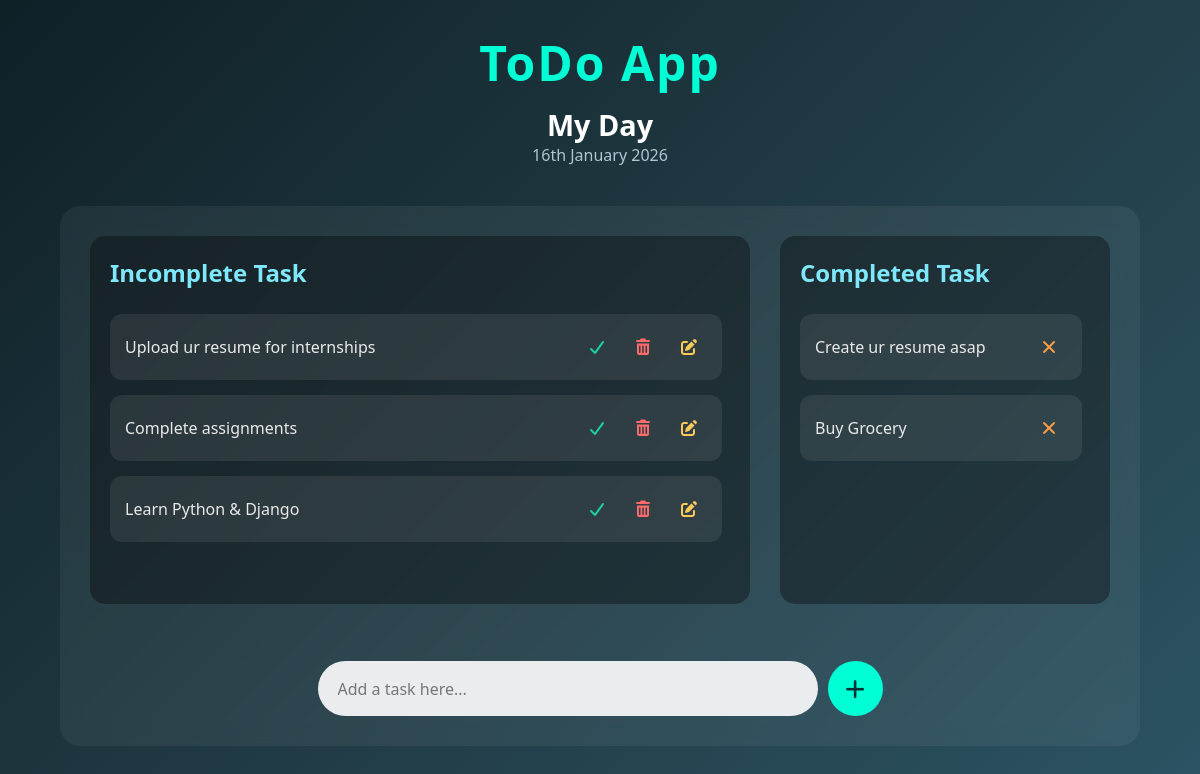
The page / on the database its author committed.
### todo/models.py (models this page shows)
class Task(models.Model):
    task = models.CharField(max_length=255)
    is_completed = models.BooleanField(default=False)
    created_at = models.DateTimeField(auto_now_add=True)
    updated_at = models.DateTimeField(auto_now=True)
    def __str__(self):
        return self.task

### todo_main/views.py (the view)
# urls.py: 2. Add a URL to urlpatterns:  path('', views.home, name='home')
def home(request):
    tasks = Task.objects.filter(is_completed=False).order_by('-updated_at')
    c_tasks = Task.objects.filter(is_completed=True).order_by('-updated_at')
    context = {
        "tasks": tasks,
        "c_tasks": c_tasks,
        "today": date.today()
    }
    return render(request, "home.html",context)

### templates/home.html (shortened to what this page needs)
{% load static %}
<!DOCTYPE html>
<html lang="en">
<head>
    <link rel="stylesheet" href="{% static 'css/style.css' %}">
    <link rel="stylesheet" href="https://cdnjs.cloudflare.com/ajax/libs/font-awesome/7.0.1/css/all.min.css" />
</head>
<body>
    <div class="title">
        <h1>ToDo App</h1>
    </div>
    <div class="heading">
        <div class="day">
            <h2>My Day</h2>
        </div>
        <div class="date">
            <h3>{{ today|date:"jS F Y" }}</h3>
        </div>
    </div>
    <div class="container">
        <div class="right_container">
            <h2>Incomplete Task</h2>
            <div class="task_list">
                {% for task in tasks %}
                <div class="show_task">
                    <h3>{{ task }}</h3>
                    <a href="{% url 'mark_as_done' task.pk %}" class="action-btn done">
                        <i class="fa-solid fa-check"></i>
                    </a>
                    <a href="{% url 'deleteTask' task.pk %}" class="action-btn delete">
                        <i class="fa-solid fa-trash-can"></i>
                    </a>
                    <a onclick="openModal('{{task.pk}}','{{task.task|escapejs}}')" class="action-btn edit">
                        <i class="fa-solid fa-pen-to-square"></i>
                    </a>
                </div>
                {% endfor %}
            </div>
        </div>
        <div class="left_container">
            <h2>Completed Task</h2>
            <div class="task_list">
                {% for c_task in c_tasks %}
                <div class="show_task">
                    <h3>{{ c_task }}</h3>
                    <a href="{% url 'mark_as_undone' c_task.pk %}" class="action-btn undo">
                        <i class="fa-solid fa-xmark"></i>
                    </a>
                </div>
                {% endfor %}
            </div>
        </div>
        <div class="add_task">
            <form action="{% url 'addTask' %}" method="POST">
                <input name="task" type="text" placeholder="Add a task here..." />
                <button type="submit" class="add_btn">
                    <i class="fa-solid fa-plus"></i>
                </button>
            </form>
        </div>
    </div>
</body>
</html>

### todo_main/static/css/style.css (style rules this page uses)
* { margin: 0; padding: 0; box-sizing: border-box; font-family: "Segoe UI", Tahoma, Geneva, Verdana, sans-serif; }
body { min-height: 100vh; background: linear-gradient(135deg, #0f2027, #203a43, #2c5364); color: #eaeaea; display: flex; flex-direction: column; align-items: center; }
.title { margin-top: 30px; text-align: center; }
.title h1 { font-size: 3rem; font-weight: 700; color: #00ffd5; letter-spacing: 2px; }
.heading { margin-top: 10px; text-align: center; }
.heading h2 { font-size: 1.8rem; color: #ffffff; }
.heading h3 { font-size: 1rem; font-weight: 400; color: #b0c7d1; }
.container { width: 90%; max-width: 1100px; height: 540px; background: rgba(255, 255, 255, 0.06); border-radius: 20px; padding: 30px; display: grid; grid-template-columns: 2fr 1fr; gap: 30px; backdrop-filter: blur(10px); margin: 40px auto 60px auto; }
.right_container, .left_container { background: rgba(0, 0, 0, 0.35); border-radius: 15px; padding: 20px; display: flex; flex-direction: column; overflow: hidden; }
.left_container h2 { margin-bottom: 15px; color: #7ee8fa; }
.right_container h2 { margin-bottom: 15px; color: #7ee8fa; }
.task_list { margin-top: 10px; display: flex; flex-direction: column; gap: 15px; flex: 1; overflow-y: auto; padding-right: 8px; padding-bottom: 15px; }
.show_task { background: rgba(255, 255, 255, 0.08); padding: 15px; border-radius: 12px; display: flex; align-items: center; gap: 10px; }
.show_task h3 { flex: 1; font-size: 1rem; font-weight: 500; }
.action-btn { width: 36px; height: 36px; text-decoration: none; cursor: pointer; font-size: 1rem; border-radius: 50%; display: inline-flex; align-items: center; justify-content: center; transition: background 0.3s, transform 0.2s; }
.action-btn.done { color: #1dd1a1; }
.action-btn.undo { color: #ff9f43; }
.action-btn.delete { color: #ff6b6b; }
.action-btn.edit { color: #feca57; }
.add_task { grid-column: span 2; margin-top: auto; display: flex; justify-content: center; }
.add_task form { width: 100%; display: flex; justify-content: center; gap: 10px; }
.add_task form input { width: 100%; max-width: 500px; padding: 15px 20px; border-radius: 30px; border: none; outline: none; font-size: 1rem; background: rgba(255, 255, 255, 0.9); color: #333; }
.add_task form input::placeholder { color: #777; }
.add_btn { width: 55px; height: 55px; border-radius: 50%; border: none; background: #00ffd5; color: #003333; font-size: 1.3rem; cursor: pointer; transition: 0.3s; }

### rows shown on the page
Task: task "Upload ur resume for internships"
Task: task "Complete assignments"
Task: task "Learn Python & Django"
Task: task "Create ur resume asap"
Task: task "Buy Grocery"
